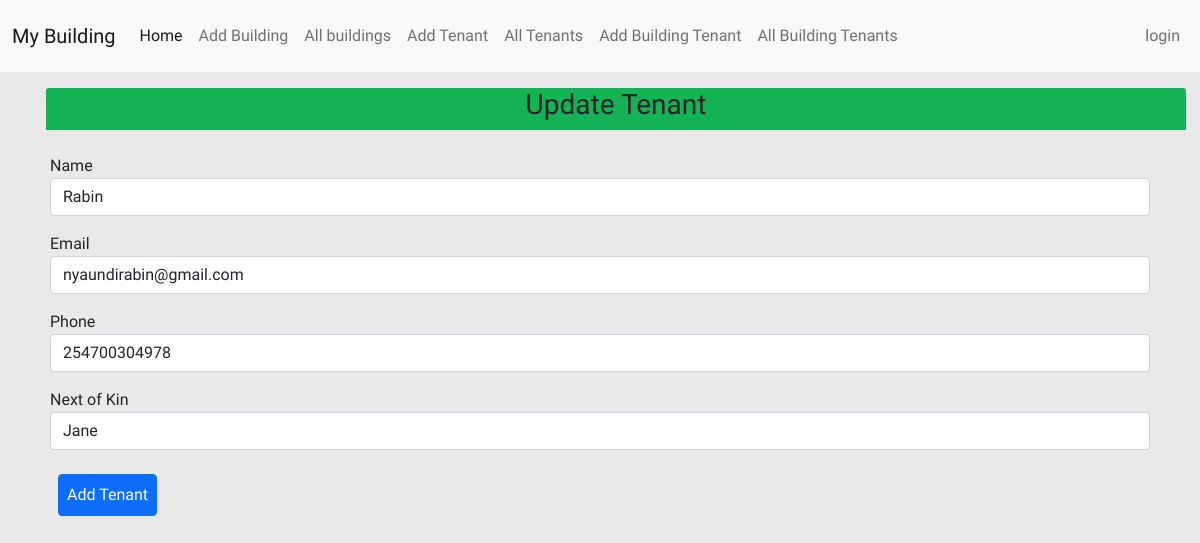
The page /updatetenant/1/ on the database as committed earlier.
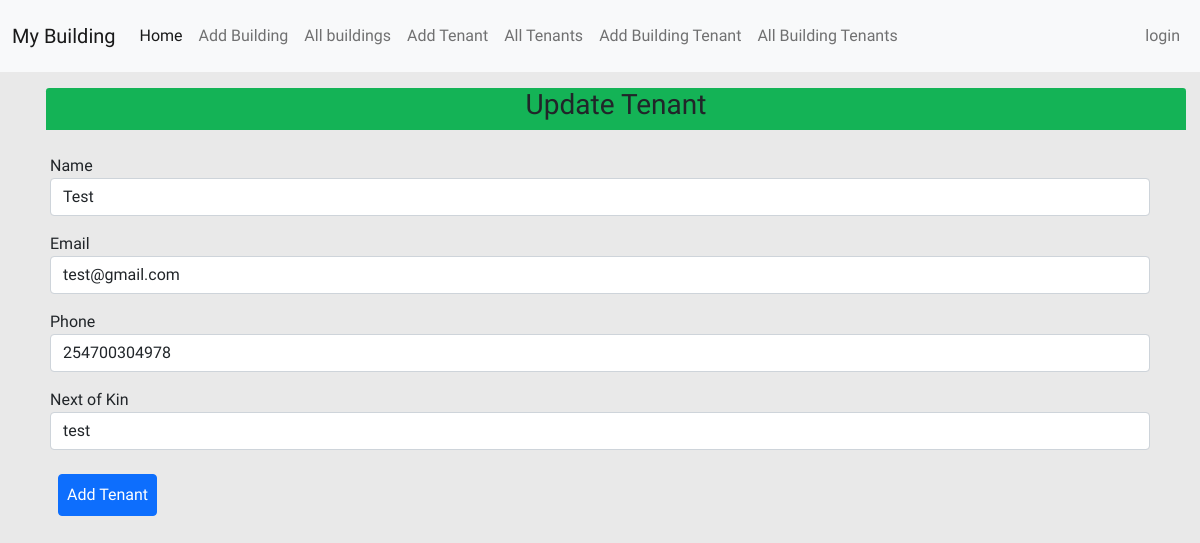
The same page on the database as committed later.
### rental/models.py (models this page shows, shortened)
class Tenant(models.Model):
    name = models.CharField(max_length=255, blank=False)
    email = models.EmailField(max_length = 255, blank=False, unique=True)
    phone = PhoneField(blank=True, help_text='Contact phone number')
    next_of_kin =  models.CharField(max_length=255, blank=False)

### rental/views.py (the view, shortened to what this page needs)
# urls.py: path('updatetenant/<int:id>/', views.update_tenant_view, name='updateTenant'),
def update_tenant_view(request, id):
    if request.method == 'GET':
        tenants = Tenant.objects.get(id=id)
        return render(request, 'rentals/updateTenant.html',
                      {'tenants': tenants})

### rental/templates/rentals/updateTenant.html (shortened to what this page needs)
{% extends 'rentals/layout.html' %}
{% block body-content %}
<div class="container">
    <div class="row">
        <div class="header m-3">
            <h3>Update Tenant</h3>
        </div>
        <form action="{% url 'updateTenant' tenants.id %}" method="post">
            <div class="row from-group p-2">
                <label for="name"> Name
                    <input class="form-control" id="name" name="name" type="text" value={{tenants.name}}>
                </label>
            </div>
            <div class="row from-group p-2">
                <label for="email"> Email
                    <input class="form-control" id="email" name="email" type="text" value={{tenants.email}}>
                </label>
            </div>
            <div class="row from-group p-2">
                <label for="phone"> Phone
                    <input class="form-control" id="phone" name="phone" type="number" value={{tenants.phone}}>
                </label>
            </div>
            <div class="row from-group p-2">
                <label for="next_of_kin"> Next of Kin
                    <input class="form-control" id="next_of_kin" name="kin" type="text" value={{tenants.next_of_kin}}>
                </label>
            </div>
            <div class="form-group p-3">
                <button class="btn btn-primary p-2">Add Tenant</button>
            </div>
        </form>
    </div>
</div>
{% endblock body-content %}

Rows that differ between the two databases and show on the page:
changed Tenant: email "nyaundirabin@gmail.com" → "test@gmail.com"; name "Rabin" → (not shown)
Other text that changed with them:
form field name: (not shown) → "Test"
form field kin: "Jane" → "test"
